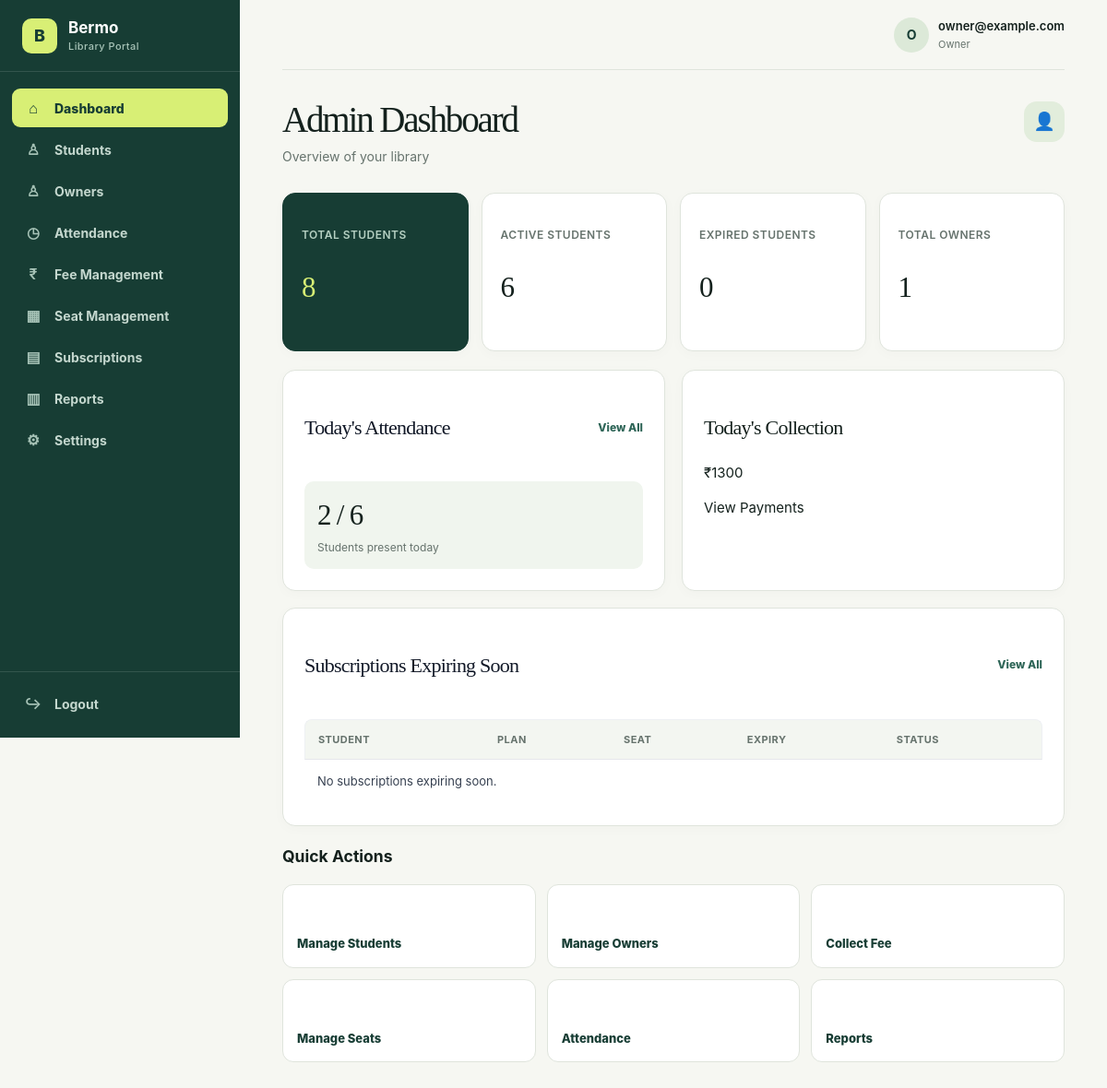
Screenshot of /management/ (signed in) with the database file from the repository.
### accounts/models.py (models this page shows, shortened)
class User(AbstractUser):
    ROLE_CHOICES = [
        ("ADMIN", "Admin"),
        ("OWNER", "Owner"),
        ("STUDENT", "Student"),
    ]
    role = models.CharField(
        max_length=20,
        choices=ROLE_CHOICES,
        default="STUDENT"
    )

### management/views.py (the view)
@login_required
def dashboard(request):
    today = date.today()
    total_students = StudentProfile.objects.exclude(
        status="UNREGISTERED"
    ).count()
    active_students = StudentProfile.objects.filter(
        status="APPROVED"
    ).count()
    expired_students = Subscription.objects.filter(
        end_date__lt=today,
        status="ACTIVE"
    ).values(
        "student"
    ).distinct().count()
    total_owners = User.objects.filter(
        role="OWNER"
    ).count()
    present_today = Attendance.objects.filter(
        date=today,
        status="PRESENT"
    ).count()
    today_collection = Payment.objects.filter(
        payment_date__date=today,
        status="PAID"
    ).aggregate(
        total=Sum("amount")
    )["total"] or 0
    expiry_limit = today + timedelta(days=7)
    expiring_subscriptions = Subscription.objects.filter(
        status="ACTIVE",
        end_date__gte=today,
        end_date__lte=expiry_limit
    ).select_related(
        "student",
        "plan",
        "time_slot"
    ).order_by(
        "end_date"
    )
    context = {
        "total_students": total_students,
        "active_students": active_students,
        "expired_students": expired_students,
        "total_owners": total_owners,
        "present_today": present_today,
        "today_collection": today_collection,
        "expiring_subscriptions": expiring_subscriptions,
    }
    return render(
        request,
        "management/dashboard.html",
        context
    )

### management/views.py (called while the page is built)
def owner_required(view_func):
    @login_required
    @wraps(view_func)
    def wrapped_view(request, *args, **kwargs):
        if request.user.role != "OWNER":
            raise PermissionDenied("Only library owners can access management pages.")
        return view_func(request, *args, **kwargs)
    return wrapped_view

### templates/management/dashboard.html (shortened to what this page needs)
{% extends "management/base.html" %}
{% block content %}
<div class="dashboard-header">
    <div>
        <h1>Admin Dashboard</h1>
        <p>Overview of your library</p>
    </div>
    <div class="profile-icon">
        👤
    </div>
</div>
<div class="summary-cards">
    <div class="card">
        <h4>Total Students</h4>
        <p>{{ total_students|default:"0" }}</p>
    </div>
    <div class="card">
        <h4>Active Students</h4>
        <p>{{ active_students|default:"0" }}</p>
    </div>
    <div class="card">
        <h4>Expired Students</h4>
        <p>{{ expired_students|default:"0" }}</p>
    </div>
    <div class="card">
        <h4>Total Owners</h4>
        <p>{{ total_owners|default:"0" }}</p>
    </div>
</div>
<div class="dashboard-grid">
    <div class="card">
        <div class="section-header">
            <h3>Today's Attendance</h3>
            <a href="{% url 'management:attendance' %}">View All</a>
        </div>
        <div class="schedule-item">
            <h2>
                {{ present_today|default:"0" }}
                /
                {{ active_students|default:"0" }}
            </h2>
            <p>Students present today</p>
        </div>
    </div>
    <div class="card">
        <h3>Today's Collection</h3>
        <p>
            ₹{{ today_collection|default:"0" }}
        </p>
        <a href="{% url 'management:fee_management' %}">
            View Payments
        </a>
    </div>
</div>
<div class="card">
    <div class="section-header">
        <h3>Subscriptions Expiring Soon</h3>
        <a href="#">View All</a>
    </div>
    <table width="100%" cellpadding="10">
        <thead>
            <tr>
                <th>Student</th>
                <th>Plan</th>
                <th>Seat</th>
                <th>Expiry</th>
                <th>Status</th>
            </tr>
        </thead>
        <tbody>
            {% for subscription in expiring_subscriptions %}
            <tr>
                <td>{{ subscription.student }}</td>
                <td>{{ subscription.plan }}</td>
                <td>{{ subscription.seat }}</td>
                <td>{{ subscription.end_date }}</td>
                <td>
                    <span class="status">
                        Expiring
                    </span>
                </td>
            </tr>
            {% empty %}
            <tr>
                <td colspan="5">
                    No subscriptions expiring soon.
                </td>
            </tr>
            {% endfor %}
        </tbody>
    </table>
</div>
<h3>Quick Actions</h3>
<div class="quick-actions">
    <a href="#" class="action">
        <br><br>
        Manage Students
    </a>
    <a href="#" class="action">
        <br><br>
        Manage Owners
    </a>
    <a href="#" class="action">
        <br><br>
        Collect Fee
    </a>
    <a href="#" class="action">
        <br><br>
        Manage Seats
    </a>
    <a href="{% url 'management:attendance' %}" class="action">
    <br><br>
    Attendance
    </a>
    <a href="{% url 'management:reports' %}" class="action">
        <br><br>
        Reports
    </a>
</div>
{% endblock %}

### templates/management/base.html (shortened to what this page needs)
{% load static %}
<!DOCTYPE html>
<html lang="en">
<head>
    <link rel="stylesheet" href="/static/css/main.css">
</head>
<body>
<div class="app-layout">
    <aside class="sidebar" id="managementSidebar">
        <div class="logo">
            <div class="logo-mark">
                B
            </div>
            <div class="logo-text">
                <strong>Bermo</strong>
                <span>Library Portal</span>
            </div>
        </div>
        <nav class="sidebar-nav">
            <a
                href="{% url 'management:dashboard' %}"
                class="{% if request.resolver_match.url_name == 'dashboard' %}active{% endif %}"
            >
                <span class="nav-icon">⌂</span>
                <span>Dashboard</span>
            </a>
            <a
                href="{% url 'management:students' %}"
                class="{% if request.resolver_match.url_name == 'students' %}active{% endif %}"
            >
                <span class="nav-icon">♙</span>
                <span>Students</span>
            </a>
            <a
                href="{% url 'management:owners' %}"
                class="{% if request.resolver_match.url_name == 'owners' %}active{% endif %}"
            >
                <span class="nav-icon">♙</span>
                <span>Owners</span>
            </a>
            <a
                href="{% url 'management:attendance' %}"
                class="{% if request.resolver_match.url_name == 'attendance' %}active{% endif %}"
            >
                <span class="nav-icon">◷</span>
                <span>Attendance</span>
            </a>
            <a
                href="{% url 'management:fee_management' %}"
                class="{% if request.resolver_match.url_name == 'fee_management' %}active{% endif %}"
            >
                <span class="nav-icon">₹</span>
                <span>Fee Management</span>
            </a>
            <a
                href="{% url 'management:seat_management' %}"
                class="{% if request.resolver_match.url_name == 'seat_management' %}active{% endif %}"
            >
                <span class="nav-icon">▦</span>
                <span>Seat Management</span>
            </a>
            <a
                href="{% url 'management:subscriptions' %}"
                class="{% if request.resolver_match.url_name == 'subscriptions' %}active{% endif %}"
            >
                <span class="nav-icon">▤</span>
                <span>Subscriptions</span>
            </a>
            <a
                href="{% url 'management:reports' %}"
                class="{% if request.resolver_match.url_name == 'reports' %}active{% endif %}"
            >
                <span class="nav-icon">▥</span>
                <span>Reports</span>
            </a>
            <a
                href="{% url 'management:settings' %}"
                class="{% if request.resolver_match.url_name == 'settings' %}active{% endif %}"
            >
                <span class="nav-icon">⚙</span>
                <span>Settings</span>
            </a>
        </nav>
        <div class="logout">
            <a href="{% url 'logout' %}">
                <span class="nav-icon">↪</span>
                <span>Logout</span>
            </a>
        </div>
    </aside>
    <main class="main-content">
        <div class="topbar">
            <div class="topbar-user">
                <div class="topbar-avatar">
                    {{ request.user.username|first|upper }}
                </div>
                <div class="topbar-user-info">
                    <strong>
                        {{ request.user.username }}
                    </strong>
                    <span>
                        {% if request.user.role %}
                            {{ request.user.get_role_display }}
                        {% else %}
                            Administrator
                        {% endif %}
                    </span>
                </div>
            </div>
        </div>
        {% block content %}
        {% endblock %}
    </main>
</div>
</body>
</html>

### rows the page displays
User: user.username|first "O", user.username "owner@example.com", user.role "Owner"

### other values shown
{{ total_students|default:"0" }} "8"
{{ active_students|default:"0" }} "6"
{{ expired_students|default:"0" }} "0"
{{ total_owners|default:"0" }} "1"
{{ present_today|default:"0" }} "2"
{{ today_collection|default:"0" }} "1300"
